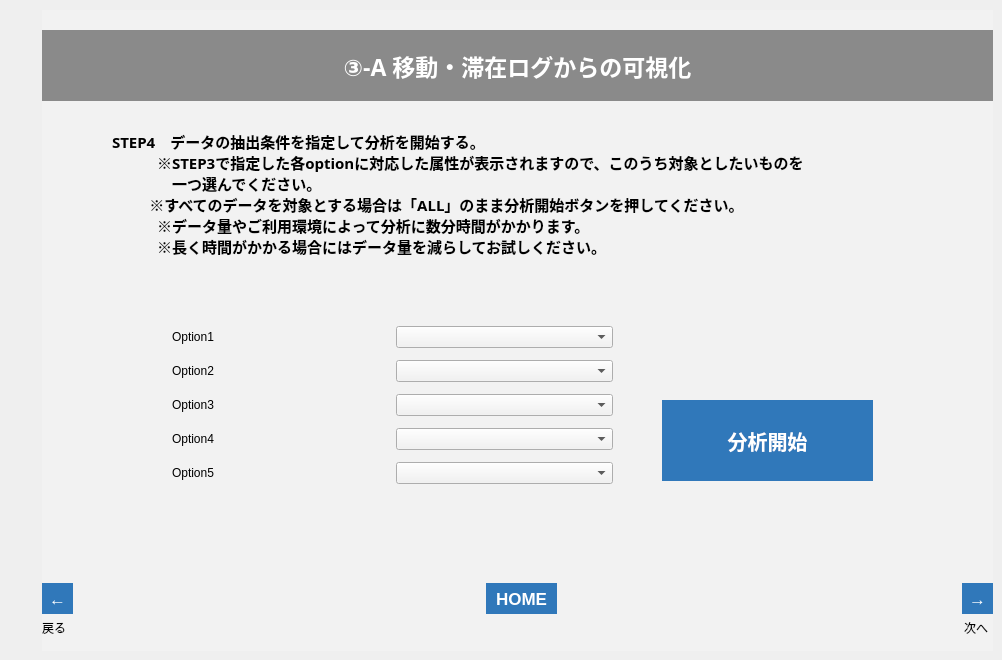
   <widget class="QWidget" name="tab_22">
    <attribute name="title">
     <string>003_4</string>
    </attribute>
    <widget class="QFrame" name="frame_23">
     <property name="geometry">
      <rect>
       <x>42</x>
       <y>10</y>
       <width>951</width>
       <height>641</height>
      </rect>
     </property>
     <property name="styleSheet">
      <string notr="true">background-color: rgb(242, 242, 242);</string>
     </property>
     <property name="frameShape">
      <enum>QFrame::NoFrame</enum>
     </property>
     <property name="frameShadow">
      <enum>QFrame::Plain</enum>
     </property>
     <property name="lineWidth">
      <number>0</number>
     </property>
     <widget class="QLabel" name="lbl_003_4_n">
      <property name="geometry">
       <rect>
        <x>922</x>
        <y>610</y>
        <width>31</width>
        <height>16</height>
       </rect>
      </property>
      <property name="text">
       <string>次へ</string>
      </property>
     </widget>
     <widget class="QLabel" name="label_110">
      <property name="geometry">
       <rect>
        <x>0</x>
        <y>610</y>
        <width>50</width>
        <height>16</height>
       </rect>
      </property>
      <property name="text">
       <string>戻る</string>
      </property>
     </widget>
     <widget class="QToolButton" name="btn_003_4_n">
      <property name="geometry">
       <rect>
        <x>920</x>
        <y>573</y>
        <width>31</width>
        <height>31</height>
       </rect>
      </property>
      <property name="font">
       <font>
        <pointsize>13</pointsize>
        <weight>75</weight>
        <bold>true</bold>
       </font>
      </property>
      <property name="styleSheet">
       <string notr="true">background-color: rgb(48,120,186);
color: rgb(255, 255, 255);
border: none;</string>
      </property>
      <property name="text">
       <string>→</string>
      </property>
     </widget>
     <widget class="QToolButton" name="btn_003_4_b">
      <property name="geometry">
       <rect>
        <x>0</x>
        <y>573</y>
        <width>31</width>
        <height>31</height>
       </rect>
      </property>
      <property name="font">
       <font>
        <pointsize>13</pointsize>
        <weight>75</weight>
        <bold>true</bold>
       </font>
      </property>
      <property name="styleSheet">
       <string notr="true">background-color: rgb(48,120,186);
color: rgb(255, 255, 255);
border: none;</string>
      </property>
      <property name="text">
       <string>←</string>
      </property>
     </widget>
     <widget class="QLabel" name="label_111">
      <property name="geometry">
       <rect>
        <x>0</x>
        <y>20</y>
        <width>951</width>
        <height>71</height>
       </rect>
      </property>
      <property name="font">
       <font>
        <family>游ゴシック</family>
        <pointsize>17</pointsize>
        <weight>75</weight>
        <bold>true</bold>
       </font>
      </property>
      <property name="styleSheet">
       <string notr="true">background-color: rgb(138, 138, 138);
color: rgb(255, 255, 255);</string>
      </property>
      <property name="text">
       <string>③-A 移動・滞在ログからの可視化</string>
      </property>
      <property name="alignment">
       <set>Qt::AlignCenter</set>
      </property>
     </widget>
     <widget class="QToolButton" name="btn_home_18">
      <property name="geometry">
       <rect>
        <x>444</x>
        <y>573</y>
        <width>71</width>
        <height>31</height>
       </rect>
      </property>
      <property name="font">
       <font>
        <pointsize>13</pointsize>
        <weight>75</weight>
        <bold>true</bold>
       </font>
      </property>
      <property name="styleSheet">
       <string notr="true">background-color: rgb(48,120,186);
color: rgb(255, 255, 255);
border: none;</string>
      </property>
      <property name="text">
       <string>HOME</string>
      </property>
     </widget>
     <widget class="QPushButton" name="btn_web_003">
      <property name="geometry">
       <rect>
        <x>620</x>
        <y>390</y>
        <width>211</width>
        <height>81</height>
       </rect>
      </property>
      <property name="font">
       <font>
        <family>游ゴシック</family>
        <pointsize>15</pointsize>
        <weight>75</weight>
        <bold>true</bold>
       </font>
      </property>
      <property name="autoFillBackground">
       <bool>false</bool>
      </property>
      <property name="styleSheet">
       <string notr="true">background-color: rgb(48,120,186);
color: rgb(255, 255, 255);
border: none;</string>
      </property>
      <property name="text">
       <string>分析開始</string>
      </property>
     </widget>
     <widget class="QLabel" name="label_44">
      <property name="geometry">
       <rect>
        <x>70</x>
        <y>120</y>
        <width>861</width>
        <height>181</height>
       </rect>
      </property>
      <property name="font">
       <font>
        <family>游ゴシック</family>
        <pointsize>11</pointsize>
        <weight>75</weight>
        <bold>true</bold>
       </font>
      </property>
      <property name="styleSheet">
       <string notr="true">border-color: rgb(220, 220, 220);</string>
      </property>
      <property name="frameShape">
       <enum>QFrame::Box</enum>
      </property>
      <property name="lineWidth">
       <number>0</number>
      </property>
      <property name="midLineWidth">
       <number>0</number>
      </property>
      <property name="text">
       <string>STEP4　データの抽出条件を指定して分析を開始する。
　　　※STEP3で指定した各optionに対応した属性が表示されますので、このうち対象としたいものを　
　　　　一つ選んでください。
           ※すべてのデータを対象とする場合は「ALL」のまま分析開始ボタンを押してください。　　
　　　※データ量やご利用環境によって分析に数分時間がかかります。
　　　※長く時間がかかる場合にはデータ量を減らしてお試しください。
</string>
      </property>
      <property name="alignment">
       <set>Qt::AlignLeading|Qt::AlignLeft|Qt::AlignTop</set>
      </property>
     </widget>
     <widget class="QWidget" name="layoutWidget_4">
      <property name="geometry">
       <rect>
        <x>130</x>
        <y>310</y>
        <width>441</width>
        <height>171</height>
       </rect>
      </property>
      <layout class="QGridLayout" name="gridLayout_3">
       <item row="0" column="1">
        <widget class="QComboBox" name="cmb_option1_3">
         <property name="styleSheet">
          <string notr="true">selection-background-color: rgb(143, 201, 247);</string>
         </property>
        </widget>
       </item>
       <item row="2" column="0">
        <widget class="QLabel" name="lbl_option3_3">
         <property name="text">
          <string>Option3</string>
         </property>
        </widget>
       </item>
       <item row="3" column="0">
        <widget class="QLabel" name="lbl_option4_3">
         <property name="text">
          <string>Option4</string>
         </property>
        </widget>
       </item>
       <item row="2" column="1">
        <widget class="QComboBox" name="cmb_option3_3">
         <property name="styleSheet">
          <string notr="true">selection-background-color: rgb(143, 201, 247);</string>
         </property>
        </widget>
       </item>
       <item row="1" column="0">
        <widget class="QLabel" name="lbl_option2_3">
         <property name="text">
          <string>Option2</string>
         </property>
        </widget>
       </item>
       <item row="4" column="0">
        <widget class="QLabel" name="lbl_option5_3">
         <property name="text">
          <string>Option5</string>
         </property>
        </widget>
       </item>
       <item row="0" column="0">
        <widget class="QLabel" name="lbl_option1_3">
         <property name="text">
          <string>Option1</string>
         </property>
        </widget>
       </item>
       <item row="1" column="1">
        <widget class="QComboBox" name="cmb_option2_3">
         <property name="styleSheet">
          <string notr="true">selection-background-color: rgb(143, 201, 247);</string>
         </property>
        </widget>
       </item>
       <item row="3" column="1">
        <widget class="QComboBox" name="cmb_option4_3">
         <property name="styleSheet">
          <string notr="true">selection-background-color: rgb(143, 201, 247);</string>
         </property>
        </widget>
       </item>
       <item row="4" column="1">
        <widget class="QComboBox" name="cmb_option5_3">
         <property name="styleSheet">
          <string notr="true">selection-background-color: rgb(143, 201, 247);</string>
         </property>
        </widget>
       </item>
      </layout>
     </widget>
     <widget class="QLabel" name="lbl_001_9">
      <property name="geometry">
       <rect>
        <x>130</x>
        <y>510</y>
        <width>501</width>
        <height>31</height>
       </rect>
      </property>
      <property name="font">
       <font>
        <family>游ゴシック</family>
        <pointsize>16</pointsize>
        <weight>75</weight>
        <bold>true</bold>
       </font>
      </property>
      <property name="styleSheet">
       <string notr="true">border-color: rgb(220, 220, 220);
color: rgb(255, 0, 0);</string>
      </property>
      <property name="frameShape">
       <enum>QFrame::Box</enum>
      </property>
      <property name="lineWidth">
       <number>0</number>
      </property>
      <property name="midLineWidth">
       <number>0</number>
      </property>
      <property name="text">
       <string/>
      </property>
      <property name="alignment">
       <set>Qt::AlignLeading|Qt::AlignLeft|Qt::AlignVCenter</set>
      </property>
     </widget>
    </widget>
   </widget>
